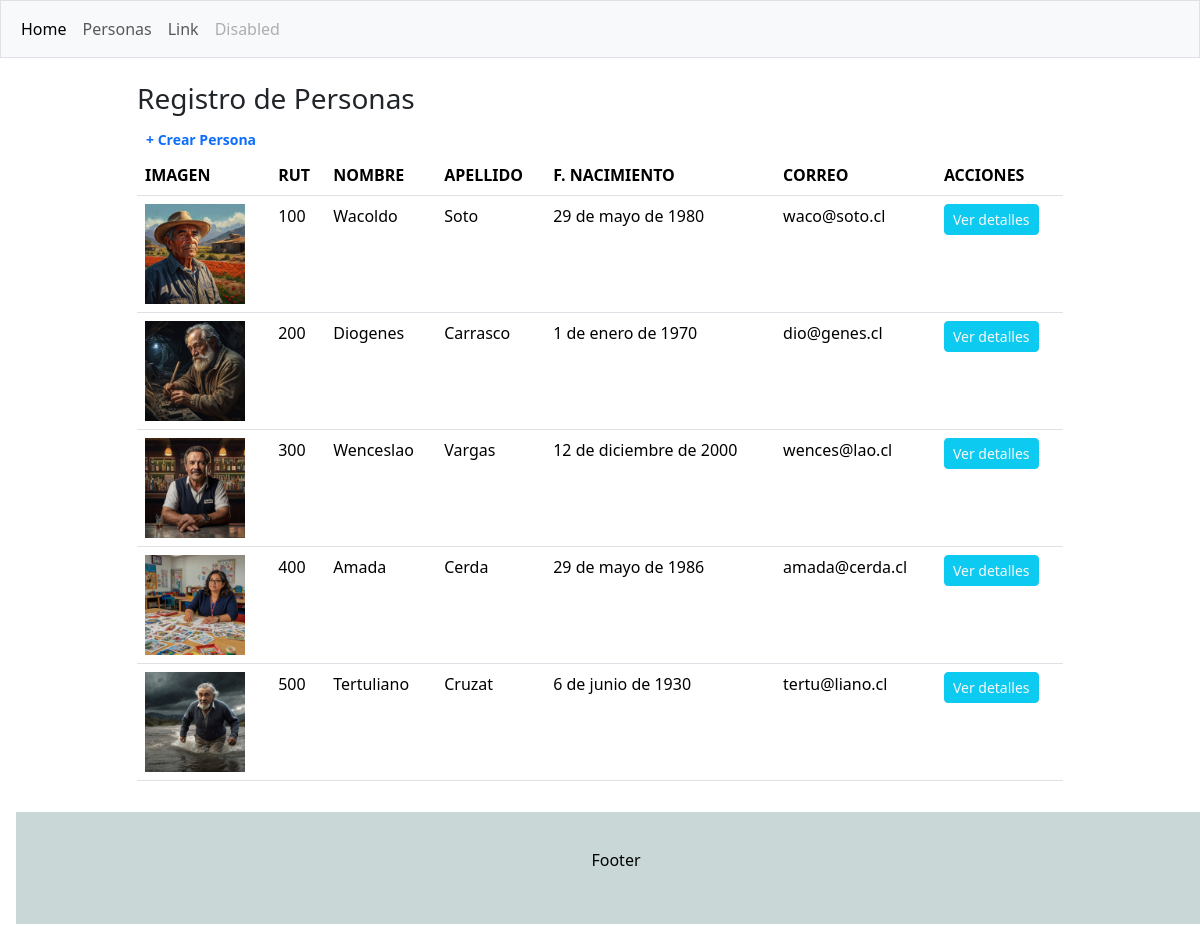
Page /personas/ on the earlier database version.
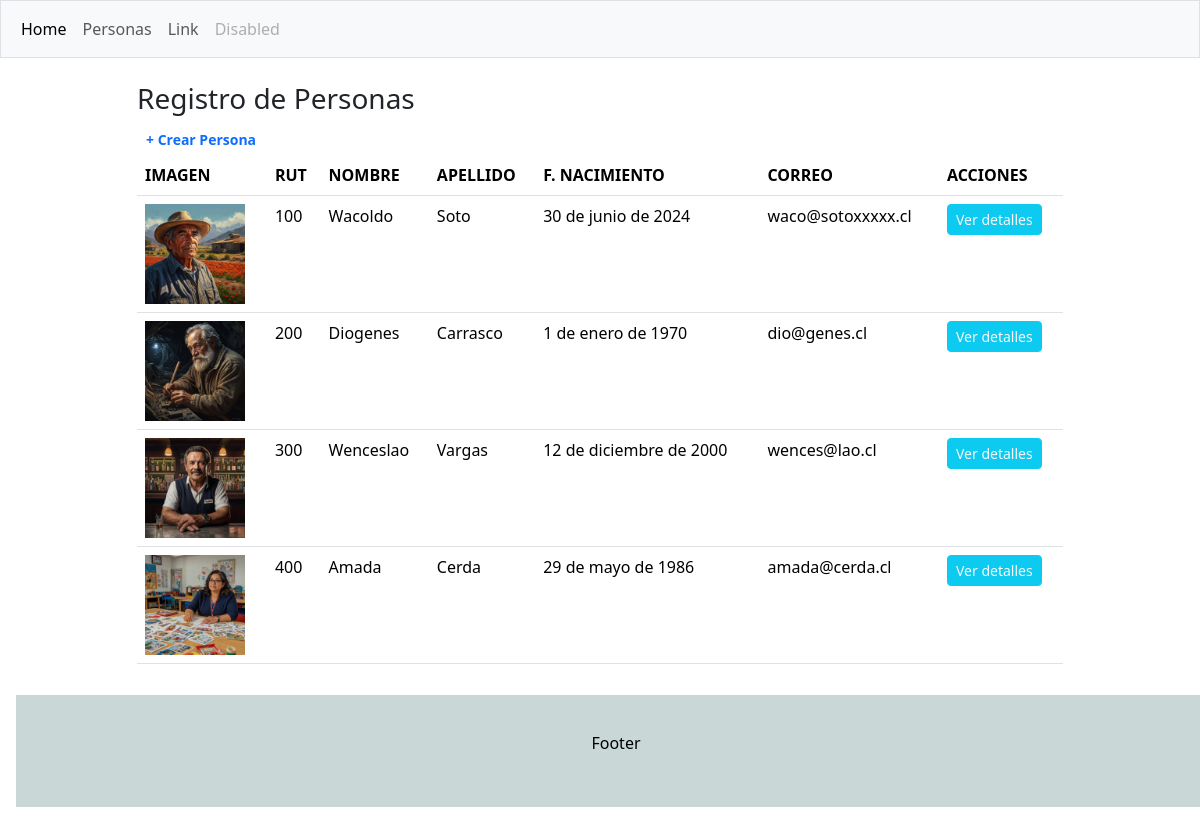
Same page on the later database version.
### crud/models.py (models this page shows, shortened)
class Persona(models.Model):
    rut=models.CharField(max_length=10, primary_key=True)
    nombre=models.CharField(max_length=50, null=False)
    apellido=models.CharField(max_length=50, null=False)
    f_nacto=models.DateField()
    email=models.EmailField(max_length=100, null=False)
    imagen=models.ImageField(upload_to='personas', null=True)

### crud/views.py (the view)
# urls.py: path('personas/', personas, name='personas'),
def personas(request):
    personas=Persona.objects.all()
    datos={
        "personas":personas
    }
    return render(request,'crud/personas.html', datos)

### crud/templates/crud/personas.html (shortened to what this page needs)
{% extends "crud/base.html" %}
{% block contenido %}
<div class="container mt-4">
  <div class="row">
    <div class="col-sm-1">
    </div>
  <div class="col-sm-10">
    <h3>Registro de Personas</h3>
    <a href="{% url "crearpersona" %}" role='button' class='btn btn-sm text-primary' style="font-weight:bold">+ Crear Persona</a>
    <table class="table table-hover">
      <thead>
        <tr>
          <th>IMAGEN</th>
          <th>RUT</th>
          <th>NOMBRE</th>
          <th>APELLIDO</th>
          <th>F. NACIMIENTO</th>
          <th>CORREO</th>
          <th>ACCIONES</th>
        </tr>
      </thead>
      <tbody>
        {% for p in personas %}
        <td><img src="{{p.imagen.url}}" alt="fotito" height="100"> </td>
        <td>{{p.rut}}</td>
        <td>{{p.nombre}}</td>
        <td>{{p.apellido}}</td>
        <td>{{p.f_nacto}}</td>
        <td>{{p.email}}</td>
        <td><a href="{% url "detalles" p.rut %}" role="button" class="btn btn-info btn-sm text-light">Ver detalles</a></td>
        {% endfor %}
      </tbody>
    </table>
  </div>
  <div class="col-sm-1"></div>
</div>
</div>
{% endblock contenido %}

### crud/templates/crud/base.html (shortened to what this page needs)
{% load static %}
<!DOCTYPE html>
<html lang="es">
<head>
  <link href="https://cdn.jsdelivr.net/npm/bootstrap@5.3.3/dist/css/bootstrap.min.css" rel="stylesheet">
  <link rel="stylesheet" href="{% static "crud/css/estilo.css" %}">
</head>
<body>
<nav class="navbar navbar-expand-sm bg-light navbar-light border">
    <div class="container-fluid">
      <ul class="navbar-nav">
        <li class="nav-item">
          <a class="nav-link active" href="{% url "index" %}">Home</a>
        </li>
       <li class="nav-item">
          <a class="nav-link" href="{% url "personas" %}">Personas</a>
        </li>
        <li class="nav-item">
          <a class="nav-link" href="#">Link</a>
        </li>
        <li class="nav-item">
          <a class="nav-link disabled" href="#">Disabled</a>
        </li>
      </ul>
    </div>
  </nav>
  {% block contenido %}
  {% endblock contenido %}
    <div class="footer m-3">
      <p>Footer</p>
    </div>
</body>
</html>

### crud/static/crud/css/estilo.css (style rules this page uses)
.footer { position: relative; padding: 3%; left: 0; bottom: 0; width: 100%; background-color: rgb(201, 215, 215); color: black; text-align: center; }

Differences in the rows shown:
removed Persona: imagen (picture), rut "500", nombre "Tertuliano", apellido "Cruzat", f_nacto "6 de junio de 1930", email "tertu@liano.cl"
changed Persona "Wacoldo": f_nacto "29 de mayo de 1980" → "30 de junio de 2024"; email "waco@soto.cl" → "waco@sotoxxxxx.cl"
